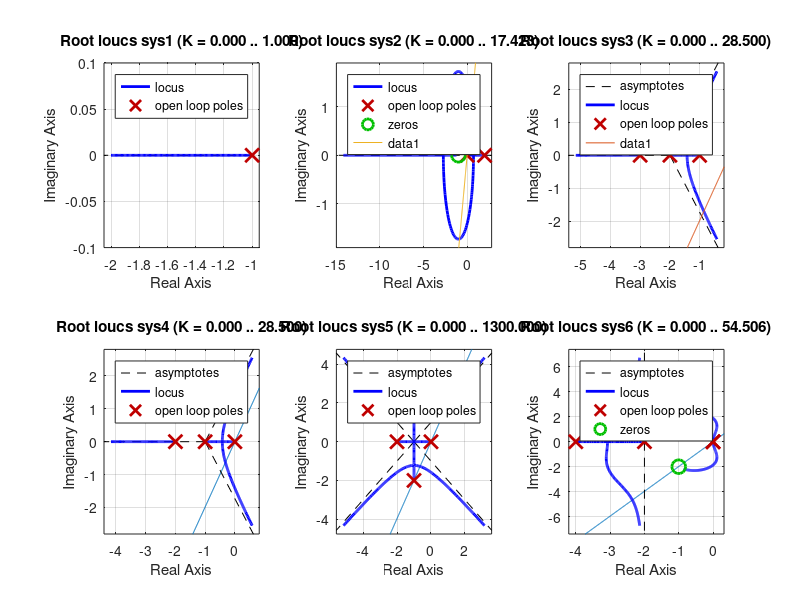

Recreate this plot in MATLAB.
%6Root locus
clc 
clear all;
close all;
% 
% G = tf([1],[1 1]);
% rlocus(G);
zeta = 0.45;
th = acos(zeta);
m = tan(th);
x = -5:0.01:5;
y = m*x;

sys1 = zpk([],-1,1);
subplot(2,3,1)
plot(x,y)
hold on
rlocus(sys1)


sys2 = zpk([-1],[0 2],1);
subplot(2,3,2)
rlocus(sys2)
hold on
plot(x,y)

sys3 = zpk([],[-1 -2 -3],1);
subplot(2,3,3)
rlocus(sys3)
hold on
plot(x,y)


sys4 = zpk([],[0 -1 -2],1);
subplot(2,3,4)
plot(x,y)
hold on
rlocus(sys4)

sys5 = zpk([],[0 -2 -1+2*1i -1-2*1i],1);
subplot(2,3,5)
plot(x,y)
hold on
rlocus(sys5)

sys6 = zpk([-1+2*1i -1-2*1i],[0 0 -2 -4],1);
subplot(2,3,6)
plot(x,y)
hold on
rlocus(sys6)
